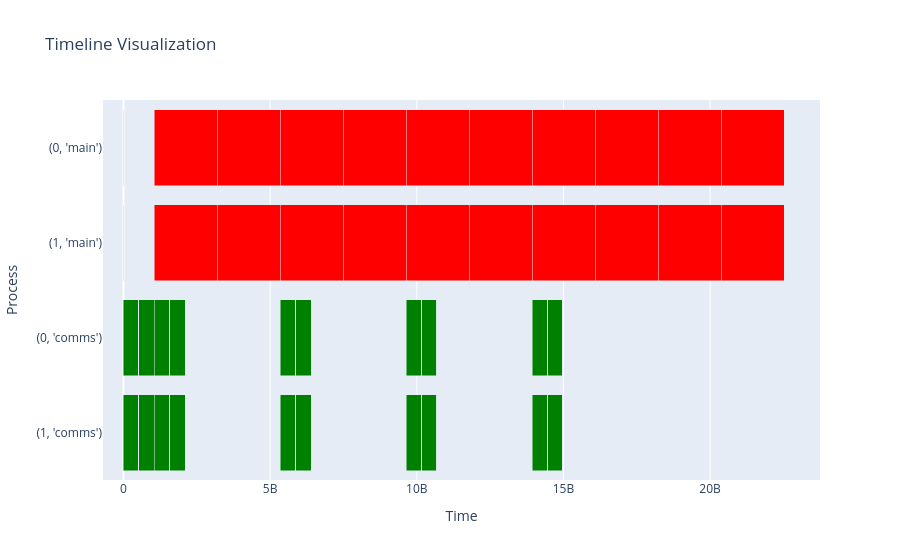

Notebook code cell kept with this figure:
### Code cell
from controller.simulator import simulate_commands, chrome_events, visualize_events, analyze_events
events = simulate_commands(device_mesh.ctrl.backend.worker_commands)
# print(device_mesh.ctrl.backend.worker_commands)
visualize_events(events)
# analyze_events(events)
